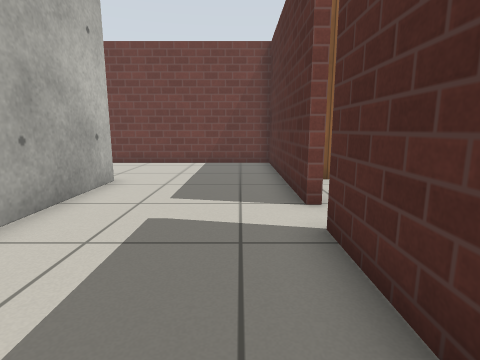
view 1 (above)

23 first-person views from a walk through a Gazebo world. The camera is 0.72 m above the floor, tilts 10° down and sees 80° across. The floor is counted in squares, 0.5 m on a side. Each view is taken from the middle of a square. On the plan, view 1 faces up. The plan holds only what a view shows up to about 14 squares ahead; the rest is blank. Simple patterns stand in for the simulator's built-in surfaces.

view 2
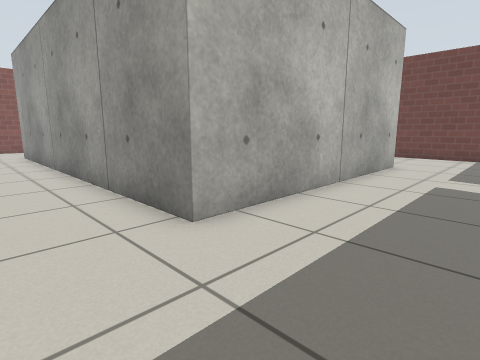

view 3
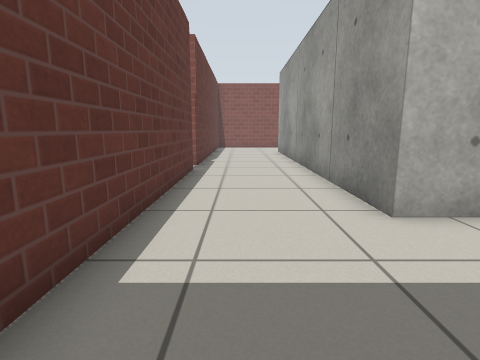

view 4
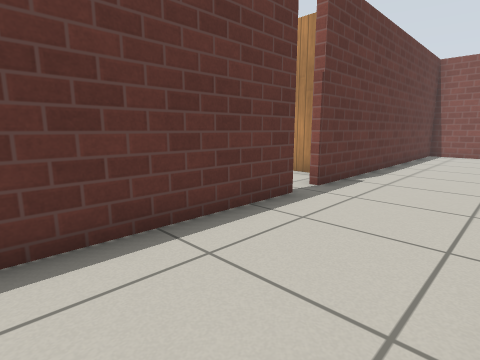

view 5
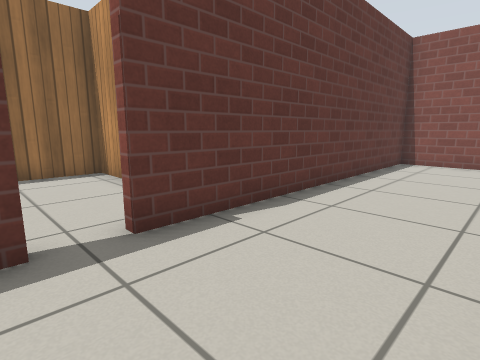

view 6
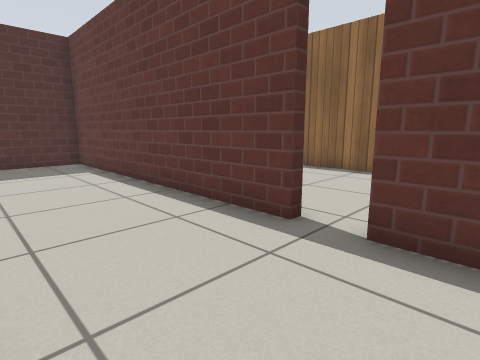

view 7
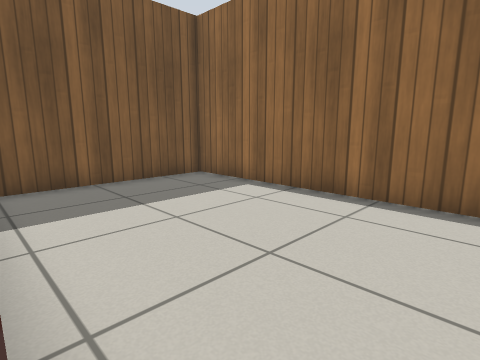

view 8
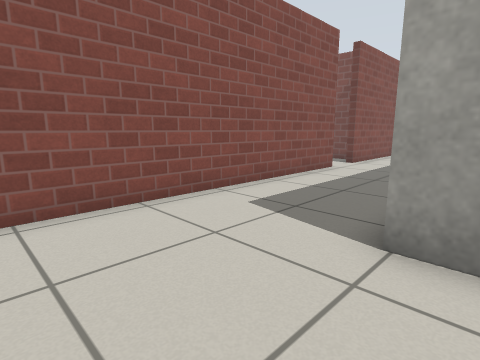

view 9
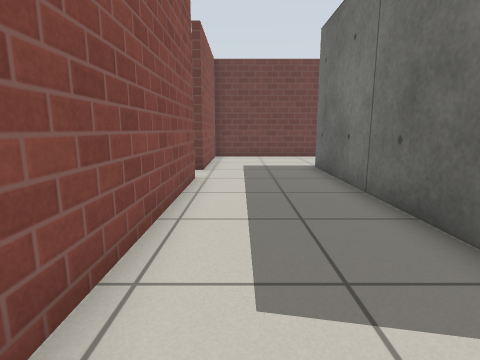

view 10
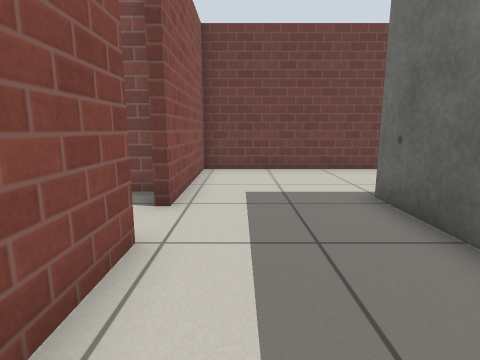

view 11
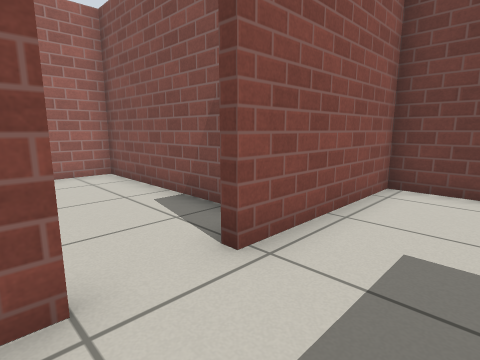

view 12
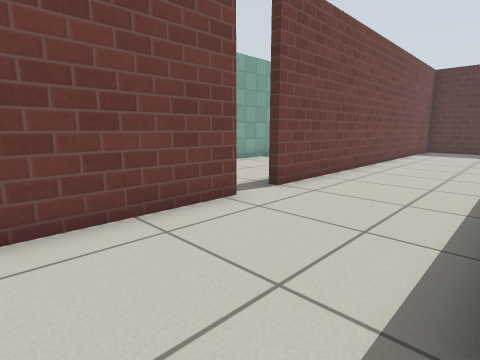

view 13
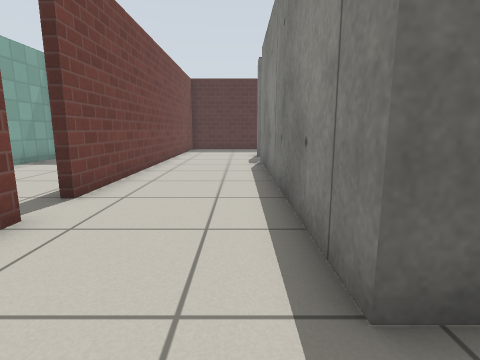

view 14
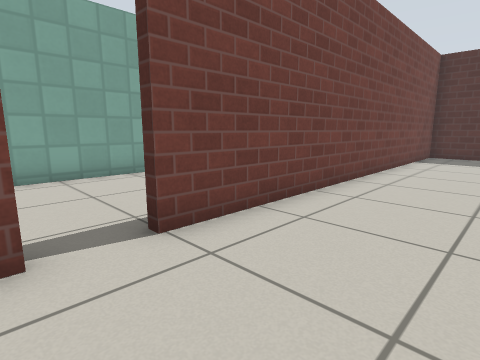

view 15
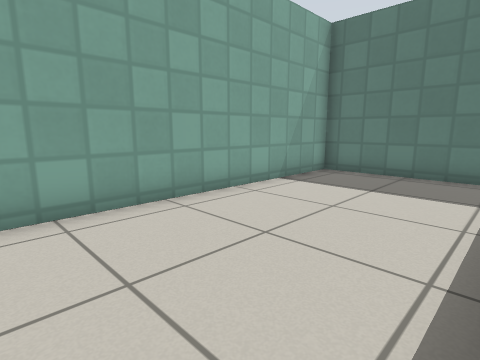

view 16
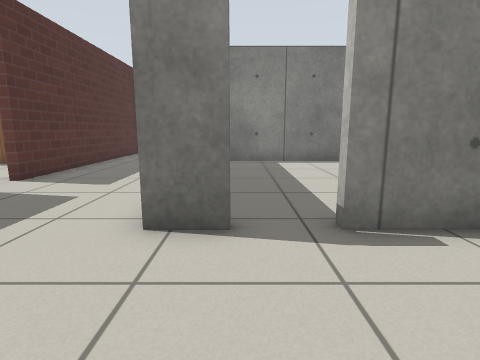

view 17
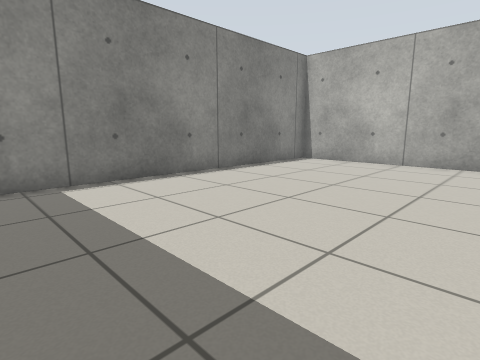

view 18
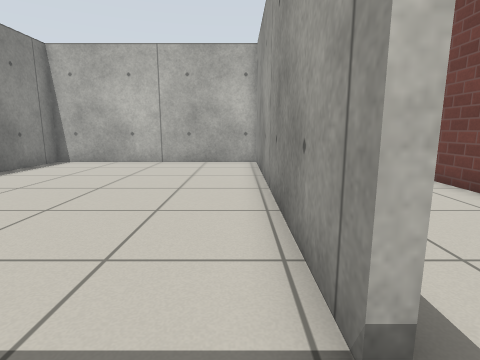

view 19
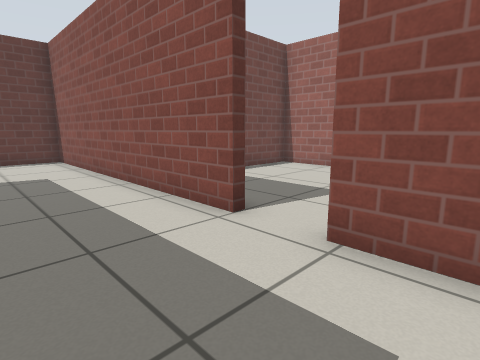

view 20
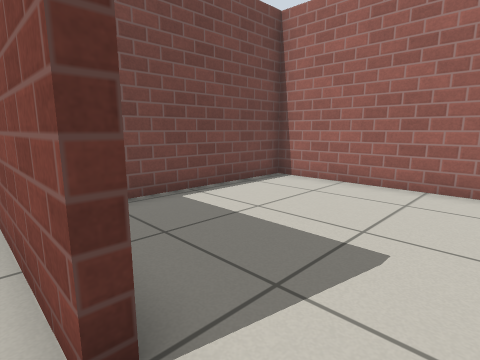

view 21
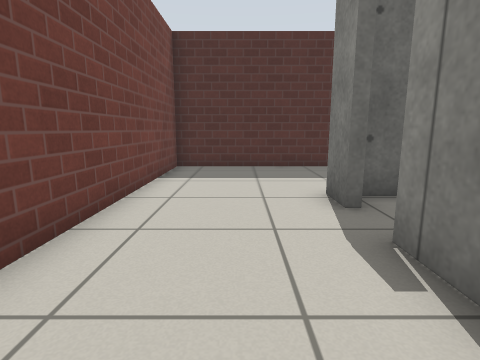

view 22
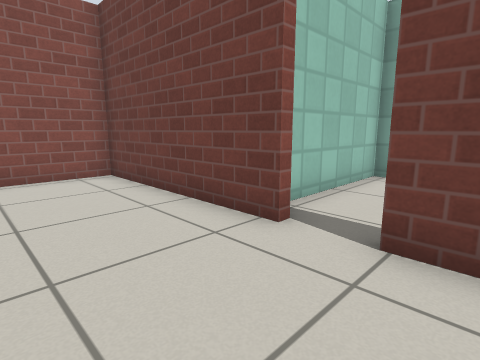

view 23
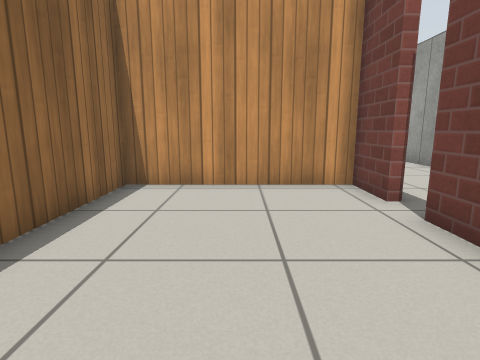

### Floor plan
Ten units are one square. View 1 is at (0, 0); x grows to the right and y downward. Boxes are objects, and circles mark ways between rooms. Rooms are numbered by the first view taken in them; rooms with no view inside come last. Other rooms are left out.
<svg viewBox="-301 -187 319 312">
<path fill="none" stroke="#000" d="M-94 60 -94 57 13 57 13 -40M-181 -2 -181 -80M-36 -80 -36 15 -181 15M13 -54 13 -125 -34 -125M-227 -55 -223 -55 -223 57 -106 57 -106 60M-156 -125 -223 -125 -223 -73M-181 -80 -65 -80 -65 -77M-49 -76 -49 -80 -36 -80M-34 -125 -141 -125M-141 -125 -141 -129M-156 -129 -156 -125M-54 -137 -54 -182 -163 -182 -163 -136M-65 -77 -178 -77 -178 12 -45 12M-39 -65 -39 -74M-84 60 -94 60M-106 60 -124 60 -124 120 -21 120 -21 65M-228 -86 -296 -86 -296 -12 -244 -12"/>
<circle cx="-205" cy="-80" r="3" fill="#2a7"/>
<circle cx="-40" cy="-105" r="3" fill="#2a7"/>
<circle cx="-100" cy="60" r="3" fill="#2a7"/>
<circle cx="-230" cy="-65" r="3" fill="#2a7"/>
<circle cx="-150" cy="-130" r="3" fill="#2a7"/>
<circle cx="-55" cy="-80" r="3" fill="#2a7"/>
<text x="-90" y="20">1</text>
<text x="-130" y="-100">2</text>
<text x="-110" y="-150">3</text>
<text x="-110" y="-40">4</text>
<text x="-80" y="90">5</text>
<text x="-260" y="-50">6</text>
</svg>
Room 1 opens to room 2. Room 1 opens to room 5. Room 1 opens to room 6. Room 2 opens to room 3. Room 2 opens to room 4.

Where each view was taken, in squares from view 1:
view 1: 0 up, 0 right, facing up
view 2: 4 down, 0 right, facing up-left
view 3: 4 down, 1 right, facing left
view 4: 2 down, 4 left, facing down-left
view 5: 2 down, 9 left, facing down-left
view 6: 2 down, 12 left, facing down-right
view 7: 6 down, 10 left, facing down-right
view 8: 5 down, 17 left, facing up-left
view 9: 3 down, 21 left, facing up
view 10: 2 up, 21 left, facing up
view 11: 5 up, 20 left, facing up-left
view 12: 8 up, 20 left, facing up-right
view 13: 9 up, 20 left, facing right
view 14: 9 up, 16 left, facing up-right
view 15: 13 up, 15 left, facing up-right
view 16: 12 up, 5 left, facing down
view 17: 7 up, 5 left, facing down-left
view 18: 7 up, 5 left, facing left
view 19: 9 up, 19 left, facing down-left
view 20: 7 up, 22 left, facing down-left
view 21: 10 up, 10 left, facing right
view 22: 9 up, 13 left, facing up-left
view 23: 9 down, 5 left, facing left
